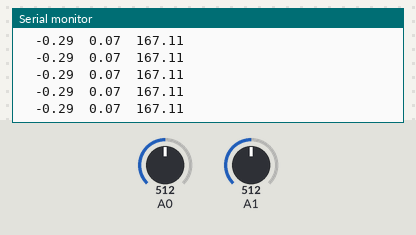
The sketch below on a simulated Arduino Uno, built with avr-gcc and run on an emulated ATmega328P. Shown: the last lines printed to the serial monitor. Inputs (shaded band) come from the test bench; at power-on: A0 = 512, A1 = 512.

Above: at 1.2 s.
1.3 s: A0 set to 531
At 2.2 s:
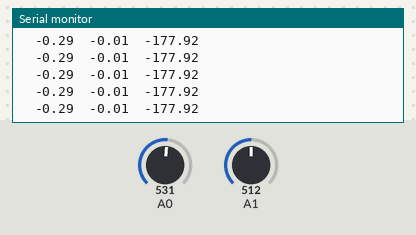
2.8 s: A0 set to 555
At 3.8 s:
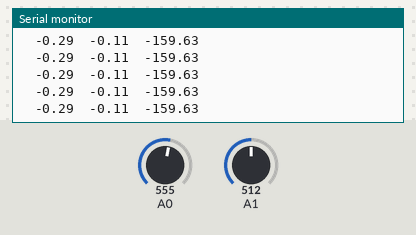
5.8 s: A1 set to 429
At 6.8 s:
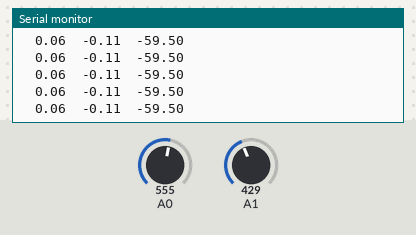
7.3 s: A1 set to 407
At 8.3 s:
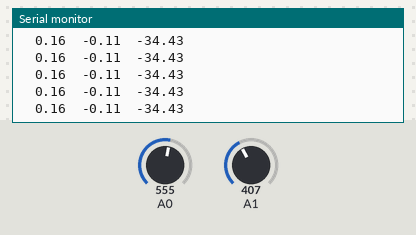
Timing chart, 0 to 10.3 s (numbered marks = the images above; inputs shaded):
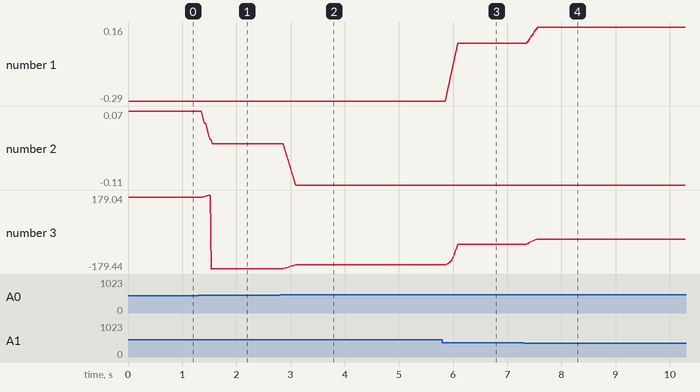

The sketch:

Accelerometer.ino
```cpp
#include <Average.h>
//double Xl=258.758,X2=504.3441,X3=741.2438,
//double Y1=283.705,Y2=529.6951,Y3=770.9762;
//double Z1=140.1667,Z2=389.774,Z3=633.8848;
double XYZmin[] = {258.758,283.705,140.1667};
double XYZmid[] = {504.3441,529.6951,389.774};
double XYZmax[] = {741.2438,770.9762,633.8848};
double gforce[3];
double gradientR = -0.00426;
double gradientH = -0.00405;
double interceptR = 1.891;
double interceptH = 2.14;

Average<int> H(10);
Average<int> R(10);

// the setup routine runs once when you press reset:
void setup() {
  // initialize serial communication at 9600 bits per second:
  Serial.begin(9600);
  analogReference(EXTERNAL);
  Serial.println("Time (ms)\tX\tY\tZ");
}

// the loop routine runs over and over again forever:
void loop() {
  // read the input on analog pin 0:
  // print out the value you read:
  //double XYZ[3];
  H.push(analogRead(A0));
  //Serial.print(H.mean());
  Serial.print("\t");
  R.push(analogRead(A1));
  //Serial.println(R.mean());
  //printGforce(XYZ);
  printOrientation();
}

void printOrientation()
{
  //Serial.print(R.mean());
  //Serial.print("\t");
  //Serial.println(H.mean());
  double RG = gradientR*R.mean() + interceptR;
  double HG = gradientH*H.mean() + interceptH;
  Serial.print(RG);
  Serial.print("\t");
  Serial.print(HG);
  Serial.print("\t");
  Serial.println(180*atan2(HG,RG)/PI);
}

/*int printGforce(double XYZ[3]) {
  for (int i=0;i<3;i++)
  {
    if (XYZ[i] == XYZmid[i]) gforce[i] = 0;
    if (XYZ[i] < XYZmid[i]) gforce[i] = (XYZmid[i]-XYZ[i])/(XYZmid[i]-XYZmin[i]);
    else if (XYZ[i] > XYZmid[i]) gforce[i] = (XYZmid[i]-XYZ[i])/(XYZmax[i]-XYZmid[i]);
  }

  Serial.print(millis());
  Serial.print("\t");

  for (int j=0;j<3;j++)
  {
    if (gforce[j] > 0) Serial.print(" ");
    Serial.print(gforce[j]);
    Serial.print("\t");
  }
  Serial.println();
  //sprintf(buff,"%5.2f%10.2f%10.2f\n",XYZ[0],XYZ[1],XYZ[2]);
  //Serial.print(buff);
  /*Serial.print(gforce[0]);
  Serial.print("\t");
  Serial.print(gforce[1]);
  Serial.print("\t");
  Serial.println(gforce[2]);
  return 0;
}*/
```

Measured:
- after the input at 1.3 s, the serial monitor: prints a new line after 0.07 s (image 1)
- after the input at 2.8 s, the serial monitor: prints a new line after 0.09 s (image 2)
- after the input at 5.8 s, the serial monitor: prints a new line after 0.08 s (image 3)
- after the input at 7.3 s, the serial monitor: prints a new line after 0.08 s (image 4)
- plotted number 1: -0.29 → 0.06 after the input at 5.8 s, 0.06 → 0.16 after the input at 7.3 s
- plotted number 2: 0.07 → -0.01 after the input at 1.3 s, -0.01 → -0.11 after the input at 2.8 s
- plotted number 3: 167.11 → -177.92 after the input at 1.3 s, -177.92 → -159.63 after the input at 2.8 s, -159.63 → -59.5 after the input at 5.8 s, -59.5 → -34 after the input at 7.3 s
